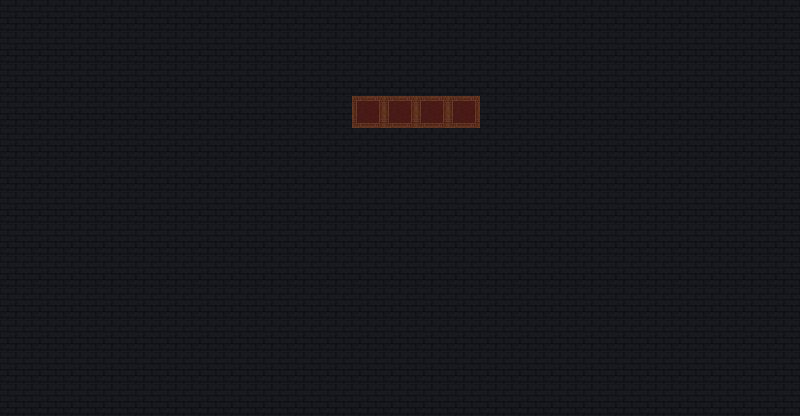

The image is a tile-based game level rendered from a .tmx file. Its description and source (layers, tilesets, objects; grid data summarised) follow:
An orthogonal 25x13 tile map with 32x32 px tiles, 1 tile layer (background), 18 tilesets and 38 objects (27x NotAnimatedObject, 11x AnimatedObject).

<map version="1.10" tiledversion="1.11.2" orientation="orthogonal" renderorder="right-down" width="25" height="13" tilewidth="32" tileheight="32" infinite="0" nextlayerid="4" nextobjectid="57">
 <editorsettings>
  <export target="room2.json" format="json" />
 </editorsettings>
 <tileset firstgid="1" source="../tilesets/floor.tsx" />
 <tileset firstgid="2" source="../tilesets/background.tsx" />
 <tileset firstgid="142" source="../tilesets/bat.tsx" />
 <tileset firstgid="143" source="../tilesets/crystals.tsx" />
 <tileset firstgid="151" source="../tilesets/entrance.tsx" />
 <tileset firstgid="154" source="../tilesets/entranceDoor.tsx" />
 <tileset firstgid="155" source="../tilesets/rocks.tsx" />
 <tileset firstgid="159" source="../tilesets/structure.tsx" />
 <tileset firstgid="161" source="../tilesets/switchRoomDoor.tsx" />
 <tileset firstgid="163" source="../tilesets/wall.tsx" />
 <tileset firstgid="166" source="../tilesets/hpPotion.tsx" />
 <tileset firstgid="170" source="../tilesets/manaPotion.tsx" />
 <tileset firstgid="171" source="../tilesets/rug.tsx" />
 <tileset firstgid="172" source="../tilesets/defenseEnhancement.tsx" />
 <tileset firstgid="175" source="../tilesets/attackEnhancement.tsx" />
 <tileset firstgid="179" source="../tilesets/top_wall.tsx" />
 <tileset firstgid="180" source="../tilesets/side_wall.tsx" />
 <tileset firstgid="181" source="../tilesets/bottom_wall.tsx" />
 <layer id="1" name="background" width="25" height="13">
  <data>[325 cells, 325 non-empty, 2 distinct tile ids]</data>
 </layer>
 <objectgroup id="2" name="objects">
  <object id="4" name="bat" type="NotAnimatedObject" gid="142" x="49" y="275" width="32" height="27" />
  <object id="5" name="crystal11" type="NotAnimatedObject" gid="148" x="138" y="325" width="20" height="20" />
  <object id="6" name="rock14" type="NotAnimatedObject" gid="155" x="323" y="248" width="58" height="29" />
  <object id="7" name="rock13" type="NotAnimatedObject" gid="158" x="485" y="122" width="32" height="28" />
  <object id="8" name="rock12" type="NotAnimatedObject" gid="158" x="703" y="347" width="32" height="28" />
  <object id="9" name="rock11" type="NotAnimatedObject" gid="157" x="713" y="186" width="26" height="20" />
  <object id="10" name="rock10" type="NotAnimatedObject" gid="156" x="522" y="363" width="23" height="14" />
  <object id="13" name="rock9" type="NotAnimatedObject" gid="156" x="736" y="88" width="23" height="14" />
  <object id="14" name="rock8" type="NotAnimatedObject" gid="156" x="229" y="280" width="23" height="14" />
  <object id="15" name="crystal10" type="NotAnimatedObject" gid="150" x="484" y="182" width="28" height="28" />
  <object id="16" name="crystal9" type="NotAnimatedObject" gid="149" x="628" y="343" width="26" height="26" />
  <object id="17" name="crystal8" type="NotAnimatedObject" gid="145" x="433" y="321" width="33" height="47" />
  <object id="18" name="crystal7" type="NotAnimatedObject" gid="147" x="322" y="186" width="48" height="42" />
  <object id="19" name="rock7" type="NotAnimatedObject" gid="158" x="522" y="250" width="32" height="28" />
  <object id="20" name="rock6" type="NotAnimatedObject" gid="155" x="613" y="144" width="58" height="29" />
  <object id="21" name="crystal6" type="NotAnimatedObject" gid="146" x="688" y="269" width="44" height="37" />
  <object id="22" name="crystal5" type="NotAnimatedObject" gid="148" x="624" y="197" width="20" height="20" />
  <object id="23" name="crystal12" type="NotAnimatedObject" gid="147" x="293" y="356" width="48" height="42" />
  <object id="24" name="rock5" type="NotAnimatedObject" gid="157" x="374" y="329" width="26" height="20" />
  <object id="25" name="rock4" type="NotAnimatedObject" gid="156" x="568" y="300" width="23" height="14" />
  <object id="26" name="rock3" type="NotAnimatedObject" gid="158" x="68" y="380" width="32" height="28" />
  <object id="27" name="crystal4" type="NotAnimatedObject" gid="148" x="188" y="382" width="20" height="20" />
  <object id="29" name="crystal3" type="NotAnimatedObject" gid="150" x="723" y="133" width="28" height="28" />
  <object id="30" name="structure" type="AnimatedObject" gid="160" x="64" y="129" width="256" height="128">
   <properties>
    <property name="collidable" type="bool" value="true" />
    <property name="door" type="object" value="48" />
   </properties>
  </object>
  <object id="31" name="crystal2" type="NotAnimatedObject" gid="145" x="88" y="203" width="33" height="47" />
  <object id="33" name="crystal1" type="NotAnimatedObject" gid="150" x="243" y="237" width="28" height="28" />
  <object id="34" name="rock2" type="NotAnimatedObject" gid="158" x="173" y="221" width="32" height="28" />
  <object id="35" name="rock1" type="NotAnimatedObject" gid="157" x="259" y="163" width="26" height="20" />
  <object id="41" name="hpPotion" type="AnimatedObject" gid="169" x="358" y="128" width="21" height="32">
   <properties>
    <property name="collidable" type="bool" value="false" />
    <property name="takeable" type="bool" value="true" />
   </properties>
  </object>
  <object id="42" name="manaPotion" type="AnimatedObject" gid="170" x="422" y="128" width="21" height="32">
   <properties>
    <property name="collidable" type="bool" value="false" />
    <property name="takeable" type="bool" value="true" />
   </properties>
  </object>
  <object id="47" name="defenseEnhancement" type="AnimatedObject" gid="174" x="448" y="128" width="32" height="32">
   <properties>
    <property name="collidable" type="bool" value="false" />
    <property name="takeable" type="bool" value="true" />
   </properties>
  </object>
  <object id="48" name="switchRoomDoor" type="AnimatedObject" gid="162" x="160" y="129" width="64" height="64">
   <properties>
    <property name="animating" type="bool" value="false" />
    <property name="collidable" type="bool" value="true" />
    <property name="interactable" type="bool" value="true" />
    <property name="isOpen" type="bool" value="false" />
    <property name="type" value="door" />
   </properties>
  </object>
  <object id="50" name="attackEnhancement" type="AnimatedObject" gid="178" x="384" y="128" width="32" height="32">
   <properties>
    <property name="collidable" type="bool" value="false" />
    <property name="takeable" type="bool" value="true" />
   </properties>
  </object>
  <object id="51" name="topWall" type="AnimatedObject" gid="179" x="0" y="64" width="800" height="64">
   <properties>
    <property name="collidable" type="bool" value="true" />
   </properties>
  </object>
  <object id="52" name="leftSideWall" type="AnimatedObject" gid="180" x="0" y="384" width="32" height="320">
   <properties>
    <property name="collidable" type="bool" value="true" />
   </properties>
  </object>
  <object id="53" name="rightSideWall" type="AnimatedObject" gid="180" x="768" y="384" width="32" height="320">
   <properties>
    <property name="collidable" type="bool" value="true" />
   </properties>
  </object>
  <object id="54" name="bottomWall" type="AnimatedObject" gid="181" x="0" y="416" width="800" height="32">
   <properties>
    <property name="collidable" type="bool" value="true" />
   </properties>
  </object>
 </objectgroup>
 <objectgroup id="3" name="objects2">
  <object id="56" name="entranceDoor" type="AnimatedObject" gid="154" x="672" y="64" width="64" height="64">
   <properties>
    <property name="animating" type="bool" value="false" />
    <property name="interactable" type="bool" value="true" />
    <property name="isOpen" type="bool" value="false" />
    <property name="type" value="door" />
   </properties>
  </object>
 </objectgroup>
</map>
